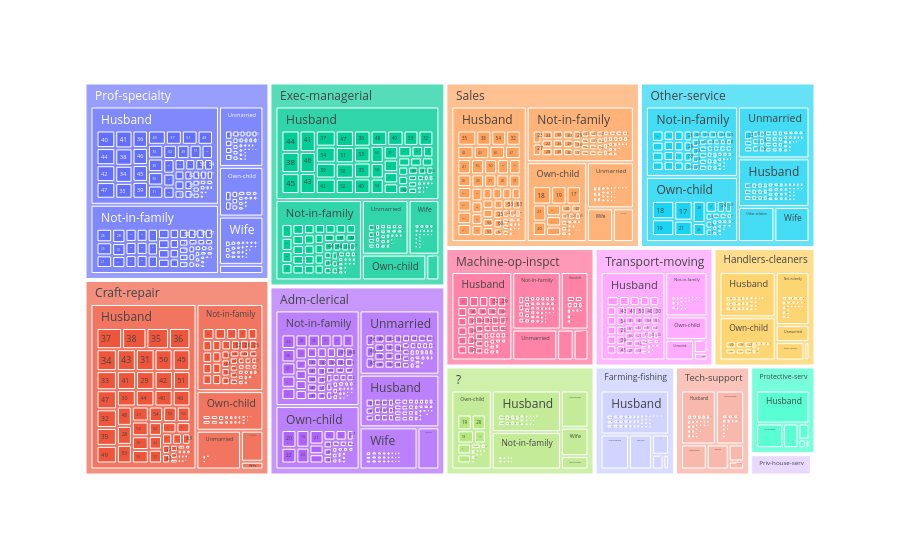

The notebook cell this image was saved under:
### Code cell
grafico = px.treemap(df_census, path=['occupation', 'relationship', 'age'])
grafico.show()

### Figure 1 — Plotly figure (JSON) as saved in the notebook; plotly's stock layout.template omitted (floating-point values rounded to 4 significant figures; data arrays with more than 128 entries replaced by an {"elided": "..."} marker saying what was removed)
{"data": [{"branchvalues": "total", "domain": {"x": [0, 1], "y": [0, 1]}, "hovertemplate": "labels=%{label}<br>count=%{value}<br>parent=%{parent}<br>id=%{id}<extra></extra>", "ids": {"elided": "3547 str values"}, "labels": {"elided": "3547 str values"}, "name": "", "parents": {"elided": "3547 str values"}, "type": "treemap", "values": {"elided": "3547 int values"}}], "layout": {"legend": {"tracegroupgap": 0}, "margin": {"t": 60}}}
